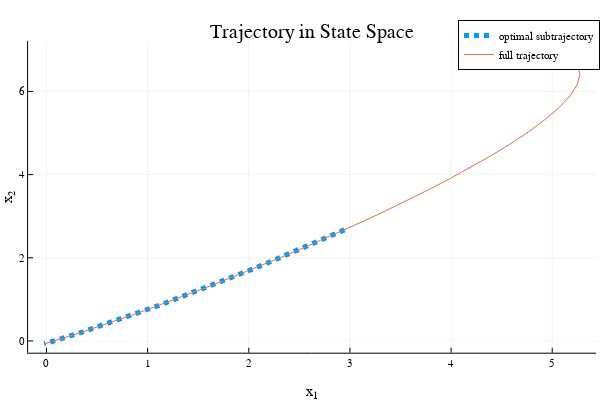

This figure's notebook cell:
### Markdown cell above
### Bellman's Principle of Optimality
Now we will test Bellman's Principle of optimality. This can be phrased in many different ways, but the main gist is that any section of an optimal trajectory must be optimal. Our original optimization problem was the above problem:
$$ \begin{align} \min_{x_{1:N},u_{1:N-1}} \quad & \sum_{i=1}^{N-1} \bigg[ \frac{1}{2} x_i^TQx_i + \frac{1}{2} u_i^TRu_i \bigg] + \frac{1}{2}x_N^TQ_fx_N\\ 
 \text{st} \quad & x_1 = x_{\text{IC}} \\ 
 & x_{i+1} = A x_i + Bu_i \quad \text{for } i = 1,2,\ldots,N-1 
 \end{align}$$
which has a solution $x^*_{1:N},u^*_{1:N-1}$. Now let's look at optimizing over a subsection of this trajectory. That means that instead of solving for $x_{1:N},u_{1:N-1}$, we are now solving for $x_{L:N},u_{L:N-1}$ for some new timestep $1 < L < N$. What we are going to do is take the initial condition from $x^*_L$ from our original optimization problem, and setup a new optimization problem that optimizes over $x_{L:N},u_{L:N-1}$:
$$ \begin{align} \min_{x_{L:N},u_{L:N-1}} \quad & \sum_{i=L}^{N-1} \bigg[ \frac{1}{2} x_i^TQx_i + \frac{1}{2} u_i^TRu_i \bigg] + \frac{1}{2}x_N^TQ_fx_N\\ 
 \text{st     } \quad & x_L = x^*_L \\ 
 & x_{i+1} = A x_i + Bu_i \quad \text{for } i = L,L + 1,\ldots,N-1 
 \end{align}$$

### Code cell
@testset "Bellman's Principle of Optimality" begin 
    
    # problem setup 
    dt = 0.1 
    tf = 5.0 
    t_vec = 0:dt:tf 
    N = length(t_vec)
    A,B = double_integrator_AB(dt)
    nx,nu = size(B)
    x0 = [5,7,2,-1.4] # initial condition 
    Q = diagm(ones(nx))
    R = diagm(ones(nu))
    Qf = 5*Q 
    
    # solve for X_{1:N}, U_{1:N-1} with convex optimization
    Xcvx1,Ucvx1 = convex_trajopt(A,B,Q,R,Qf,N,x0; verbose = false)
        
    # now let's solve a subsection of this trajectory 
    L = 18 
    N_2 = N - L + 1
    
    # here is our updated initial condition from the first problem 
    x0_2 = Xcvx1[L]
    Xcvx2,Ucvx2 = convex_trajopt(A,B,Q,R,Qf,N_2,x0_2; verbose = false)
        
    # test if these trajectories match for the times they share 
    U_error = Ucvx1[L:end] .- Ucvx2
    X_error = Xcvx1[L:end] .- Xcvx2
    @test 1e-14 < maximum(norm.(U_error)) < 1e-3
    @test 1e-14 < maximum(norm.(X_error)) < 1e-3


    # ---------------------------plotting ------------------------------
    X1m = mat_from_vec(Xcvx1)
    X2m = mat_from_vec(Xcvx2)
    plot(X2m[1,:],X2m[2,:], label = "optimal subtrajectory", lw = 5, ls = :dot)
    display(plot!(X1m[1,:],X1m[2,:],
                 title = "Trajectory in State Space",
                 ylabel = "x₂", xlabel = "x₁", label = "full trajectory"))
    # ---------------------------plotting ------------------------------
    
    @test isapprox(Xcvx1[end], [-0.02285990, -0.07140241, -0.21259, -0.1540299], rtol = 1e-3)
    @test 1e-14 < norm(Xcvx1[end] - Xcvx2[end],Inf) < 1e-3
end

### Figure 1 — Plotly figure (JSON) as saved in the notebook; plotly's stock layout.template omitted (floating-point values rounded to 4 significant figures)
{"data": [{"colorbar": {"len": 0.8657, "title": "", "x": 0.9934, "y": 0.5087}, "legendgroup": "optimal subtrajectory", "line": {"color": "rgba(0, 154, 250, 1.000)", "dash": "dot", "shape": "linear", "width": 5}, "mode": "lines", "name": "optimal subtrajectory", "showlegend": true, "type": "scatter", "x": [2.946, 2.747, 2.554, 2.369, 2.192, 2.022, 1.861, 1.709, 1.565, 1.429, 1.302, 1.183, 1.072, 0.9683, 0.8722, 0.7831, 0.7007, 0.6246, 0.5544, 0.4898, 0.4304, 0.3759, 0.3258, 0.2799, 0.2377, 0.199, 0.1635, 0.1307, 0.1004, 0.07241, 0.04632, 0.02191, -0.001068, -0.02286], "xaxis": "x", "y": [2.671, 2.456, 2.253, 2.061, 1.881, 1.712, 1.554, 1.407, 1.271, 1.144, 1.027, 0.9188, 0.8193, 0.7278, 0.6439, 0.5672, 0.497, 0.4331, 0.3748, 0.3219, 0.2738, 0.2302, 0.1906, 0.1547, 0.1221, 0.09254, 0.06562, 0.04108, 0.01861, -0.002042, -0.02114, -0.03892, -0.05561, -0.07141], "yaxis": "y"}, {"colorbar": {"len": 0.8657, "title": "", "x": 0.9934, "y": 0.5087}, "legendgroup": "full trajectory", "line": {"color": "rgba(227, 111, 71, 1.000)", "dash": "solid", "shape": "linear", "width": 1}, "mode": "lines", "name": "full trajectory", "showlegend": true, "type": "scatter", "x": [5.0, 5.161, 5.249, 5.274, 5.248, 5.177, 5.071, 4.934, 4.775, 4.597, 4.405, 4.203, 3.995, 3.783, 3.57, 3.359, 3.15, 2.946, 2.747, 2.554, 2.369, 2.192, 2.022, 1.861, 1.709, 1.565, 1.429, 1.302, 1.183, 1.072, 0.9683, 0.8722, 0.7831, 0.7007, 0.6246, 0.5544, 0.4898, 0.4304, 0.3759, 0.3258, 0.2799, 0.2377, 0.199, 0.1635, 0.1307, 0.1004, 0.07241, 0.04632, 0.02191, -0.001066, -0.02286], "xaxis": "x", "y": [7.0, 6.839, 6.642, 6.414, 6.164, 5.898, 5.619, 5.334, 5.045, 4.755, 4.468, 4.186, 3.91, 3.643, 3.384, 3.135, 2.898, 2.671, 2.456, 2.253, 2.061, 1.881, 1.712, 1.554, 1.407, 1.271, 1.144, 1.027, 0.9188, 0.8193, 0.7278, 0.6439, 0.5672, 0.497, 0.4331, 0.3748, 0.3219, 0.2738, 0.2302, 0.1906, 0.1547, 0.1221, 0.09254, 0.06563, 0.04108, 0.01862, -0.00204, -0.02114, -0.03892, -0.05561, -0.0714], "yaxis": "y"}], "layout": {"annotations": [{"font": {"color": "rgba(0, 0, 0, 1.000)", "family": "sans-serif", "size": 20}, "rotation": 0, "showarrow": false, "text": "Trajectory in State Space", "x": 0.5201, "xanchor": "center", "xref": "paper", "y": 1, "yanchor": "top", "yref": "paper"}], "height": 400, "legend": {"bgcolor": "rgba(255, 255, 255, 1.000)", "bordercolor": "rgba(0, 0, 0, 1.000)", "borderwidth": 1, "font": {"color": "rgba(0, 0, 0, 1.000)", "family": "sans-serif", "size": 11}, "title": {"font": {"color": "rgba(0, 0, 0, 1.000)", "family": "sans-serif", "size": 15}, "text": ""}, "tracegroupgap": 0, "traceorder": "normal", "x": 1, "xanchor": "auto", "y": 1, "yanchor": "auto"}, "margin": {"b": 20, "l": 0, "r": 0, "t": 20}, "paper_bgcolor": "rgba(255, 255, 255, 1.000)", "plot_bgcolor": "rgba(255, 255, 255, 1.000)", "showlegend": true, "width": 600, "xaxis": {"anchor": "y", "domain": [0.04684, 0.9934], "gridcolor": "rgba(0, 0, 0, 0.100)", "gridwidth": 0.5, "linecolor": "rgba(0, 0, 0, 1.000)", "mirror": false, "range": [-0.1818, 5.433], "showgrid": true, "showline": true, "showticklabels": true, "tickangle": 0, "tickcolor": "rgb(0, 0, 0)", "tickfont": {"color": "rgba(0, 0, 0, 1.000)", "family": "sans-serif", "size": 11}, "tickmode": "array", "ticks": "inside", "ticktext": ["0", "1", "2", "3", "4", "5"], "tickvals": [0, 1, 2, 3, 4, 5], "title": "x₁", "titlefont": {"color": "rgba(0, 0, 0, 1.000)", "family": "sans-serif", "size": 15}, "type": "-", "visible": true, "zeroline": false, "zerolinecolor": "rgba(0, 0, 0, 1.000)"}, "yaxis": {"anchor": "x", "domain": [0.07581, 0.9415], "gridcolor": "rgba(0, 0, 0, 0.100)", "gridwidth": 0.5, "linecolor": "rgba(0, 0, 0, 1.000)", "mirror": false, "range": [-0.2835, 7.212], "showgrid": true, "showline": true, "showticklabels": true, "tickangle": 0, "tickcolor": "rgb(0, 0, 0)", "tickfont": {"color": "rgba(0, 0, 0, 1.000)", "family": "sans-serif", "size": 11}, "tickmode": "array", "ticks": "inside", "ticktext": ["0", "2", "4", "6"], "tickvals": [0, 2, 4, 6], "title": "x₂", "titlefont": {"color": "rgba(0, 0, 0, 1.000)", "family": "sans-serif", "size": 15}, "type": "-", "visible": true, "zeroline": false, "zerolinecolor": "rgba(0, 0, 0, 1.000)"}}}
